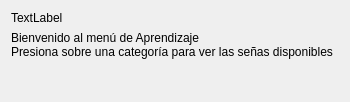
     <widget class="QWidget" name="tabInicio">
      <attribute name="title">
       <string>Inicio</string>
      </attribute>
      <layout class="QGridLayout" name="gridLayout">
       <item row="4" column="0">
        <widget class="QFrame" name="frame_2">
         <property name="frameShape">
          <enum>QFrame::StyledPanel</enum>
         </property>
         <property name="frameShadow">
          <enum>QFrame::Raised</enum>
         </property>
         <widget class="QPushButton" name="botonRegresar">
          <property name="geometry">
           <rect>
            <x>30</x>
            <y>10</y>
            <width>177</width>
            <height>23</height>
           </rect>
          </property>
          <property name="styleSheet">
           <string notr="true">font-family:&quot;Franklin Gothic Medium&quot;;</string>
          </property>
          <property name="text">
           <string>Regresar</string>
          </property>
         </widget>
        </widget>
       </item>
       <item row="3" column="1">
        <widget class="QFrame" name="frame">
         <property name="frameShape">
          <enum>QFrame::StyledPanel</enum>
         </property>
         <property name="frameShadow">
          <enum>QFrame::Raised</enum>
         </property>
        </widget>
       </item>
       <item row="1" column="0">
        <widget class="QLabel" name="labelBienvenida">
         <property name="styleSheet">
          <string notr="true">font-family:&quot;Franklin Gothic Medium&quot;;</string>
         </property>
         <property name="text">
          <string>Bienvenido al menú de Aprendizaje
Presiona sobre una categoría para ver las señas disponibles</string>
         </property>
        </widget>
       </item>
       <item row="2" column="0">
        <widget class="QLabel" name="labelInstrucciones">
         <property name="text">
          <string/>
         </property>
        </widget>
       </item>
       <item row="0" column="0">
        <widget class="QLabel" name="labelNombreUsuario">
         <property name="styleSheet">
          <string notr="true">font-family:&quot;Franklin Gothic Medium&quot;;</string>
         </property>
         <property name="text">
          <string>TextLabel</string>
         </property>
        </widget>
       </item>
      </layout>
     </widget>
